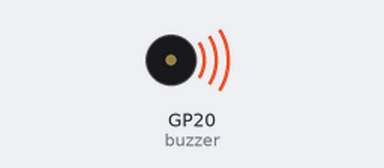
A program run on a simulated Raspberry Pi Pico running MicroPython. On the bench: buzzer (waves = sounding, pin HIGH).

Above: at 0.5 s.
Timing chart, 0 to 4.6 s (numbered marks = the images above):
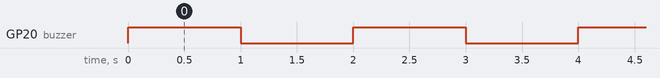

The program:

A-buzzer.py
```python
'''
 * Keyestudio 37 in 1 Starter Kit for Raspberry Pi Pico
 * lesson 13
 * Active buzzer
 * http://www.keyestudio.com
'''
from machine import Pin
import time

buzzer = Pin(20, Pin.OUT)
while True:
    buzzer.value(1)
    time.sleep(1)
    buzzer.value(0)
    time.sleep(1)
```

Measured:
- by itself, GP20 (buzzer): alternates HIGH for 1.0 s and LOW for 1.0 s
